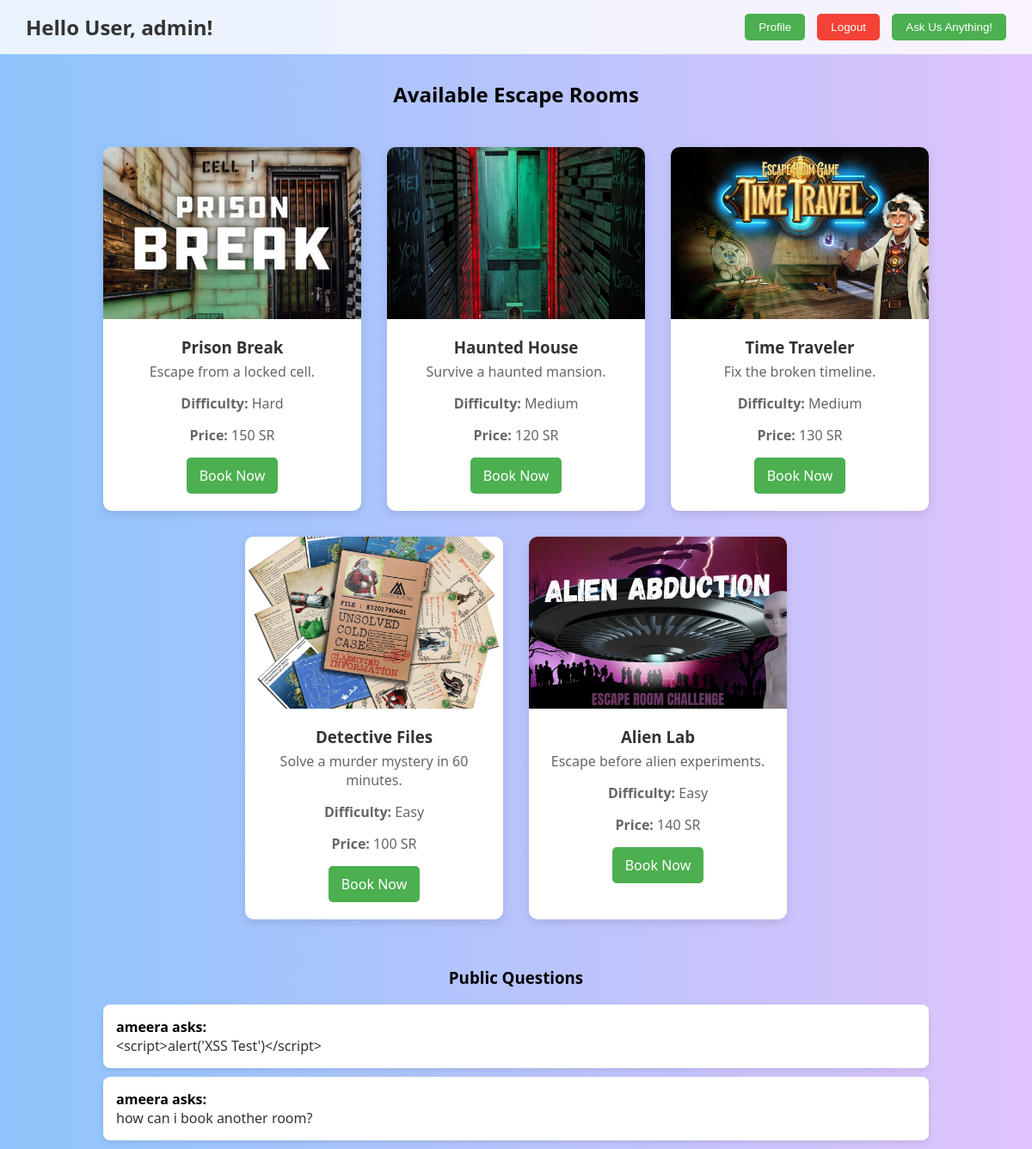
The page /home.php (signed in) on the database its author committed.
### tables this page shows
CREATE TABLE "rooms" (
	"id"	INTEGER,
	"name"	TEXT,
	"description"	TEXT,
	"difficulty"	TEXT,
	"price"	REAL,
	"image"	TEXT,
	PRIMARY KEY("id" AUTOINCREMENT)
);

CREATE TABLE questions (
    id INTEGER PRIMARY KEY AUTOINCREMENT,
    user_id INTEGER NOT NULL,
    content TEXT NOT NULL,
    created_at TIMESTAMP DEFAULT CURRENT_TIMESTAMP,
    FOREIGN KEY (user_id) REFERENCES users(id)
);

CREATE TABLE "users" (
	"id"	INTEGER,
	"username"	TEXT,
	"email"	TEXT,
	"password"	TEXT,
	"role"	TEXT, encrypted_password TEXT,
	PRIMARY KEY("id" AUTOINCREMENT)
);

### home.php (the view, shortened to what this page needs)
<?php
try {
    $db = new PDO("sqlite:database.sqlite");
} catch (PDOException $e) {
    die("Database connection failed: " . $e->getMessage());
}
$username = $_SESSION['username'];
try {
    $stmt = $db->query("SELECT * FROM rooms");
    $rooms = $stmt->fetchAll(PDO::FETCH_ASSOC);
} catch (PDOException $e) {
    die("Error: " . $e->getMessage());
}
$questions = $db->query("SELECT q.content, u.username FROM questions q JOIN users u ON q.user_id = u.id ORDER BY q.created_at DESC")->fetchAll(PDO::FETCH_ASSOC);
?>
<!DOCTYPE html>
<html>
<head>
</head>
<body>
<div class="topbar">
    <h2>Hello User, <?php echo htmlspecialchars($username); ?>!</h2>
    <div>
        <form method="POST" action="profile.php" style="display:inline;">
            <button class="profile" type="submit">Profile</button>
        </form>
        <form method="POST" action="logout.php" style="display:inline;">
            <button class="logout" type="submit">Logout</button>
        </form>
        <button class="ask-btn" onclick="showAskPopup()">Ask Us Anything!</button>
    </div>
</div>
<h2 style="text-align: center; margin-top: 30px;">Available Escape Rooms</h2>
<div class="container">
    <?php foreach ($rooms as $room): ?>
        <?php
            if (file_exists("images/" . $room['image'])) {
                $imagePath = "images/" . $room['image'];
            } elseif (file_exists("uploads/" . $room['image'])) {
                $imagePath = "uploads/" . $room['image'];
            } else {
                $imagePath = "images/default.png";
            }
        ?>
        <div class="card">
            <img src="<?php echo $imagePath; ?>" alt="Escape Room">
            <h3><?php echo htmlspecialchars($room['name']); ?></h3>
            <p><?php echo htmlspecialchars($room['description']); ?></p>
            <p><strong>Difficulty:</strong> <?php echo htmlspecialchars($room['difficulty']); ?></p>
            <p><strong>Price:</strong> <?php echo htmlspecialchars($room['price']); ?> SR</p>
            <a class="book-btn" href="escape_details.php?id=<?php echo $room['id']; ?>">Book Now</a>
        </div>
    <?php endforeach; ?>
</div>
<h3 style="text-align:center; margin-top: 40px;">Public Questions</h3>
<div style="margin: 0 auto; width: 80%;">
    <?php foreach ($questions as $q): ?>
        <div style="background:#fff; border-radius:8px; padding:15px; margin-bottom:10px; box-shadow:0 2px 6px rgba(0,0,0,0.1);">
            <strong><?php echo htmlspecialchars($q['username']); ?> asks:</strong><br>
            <div style="color: #333;"> <?php echo htmlspecialchars($q['content']); ?> </div>
        </div>
    <?php endforeach; ?>
</div>
</body>
</html>

### home.php (style rules this page uses)
body { font-family: 'Segoe UI', sans-serif; margin: 0; background: linear-gradient(to right, #8EC5FC, #E0C3FC); }
.topbar { background-color: #ffffffcc; padding: 15px 30px; display: flex; justify-content: space-between; align-items: center; }
.topbar h2 { margin: 0; color: #333; }
.topbar .logout, .topbar .profile, .topbar .ask-btn { background: #4CAF50; color: white; border: none; padding: 8px 16px; border-radius: 5px; cursor: pointer; margin-left: 10px; }
.topbar .logout { background: #f44336; }
.container { display: flex; flex-wrap: wrap; justify-content: center; margin-top: 30px; }
.card { background: white; border-radius: 10px; margin: 15px; width: 300px; box-shadow: 0 4px 12px rgba(0,0,0,0.1); overflow: hidden; text-align: center; }
.card img { width: 100%; height: 200px; object-fit: cover; }
.card h3 { margin: 15px 0 5px; color: #333; }
.card p { margin: 0 15px 15px; color: #666; }
.book-btn { background: #4CAF50; color: white; padding: 10px 15px; margin-bottom: 20px; border: none; border-radius: 5px; cursor: pointer; text-decoration: none; display: inline-block; }

### rows shown on the page
rooms: image (picture), name "Prison Break", description "Escape from a locked cell.", difficulty "Hard", price "150"
rooms: image (picture), name "Haunted House", description "Survive a haunted mansion.", difficulty "Medium", price "120"
rooms: image (picture), name "Time Traveler", description "Fix the broken timeline.", difficulty "Medium", price "130"
rooms: image (picture), name "Detective Files", description "Solve a murder mystery in 60 minutes.", difficulty "Easy", price "100"
rooms: image (picture), name "Alien Lab", description "Escape before alien experiments.", difficulty "Easy", price "140"
questions: user.username "ameera", content "<script>alert('XSS Test')</script>"
questions: user.username "ameera", content "how can i book another room?"

### other values the page prints
$username "admin"
